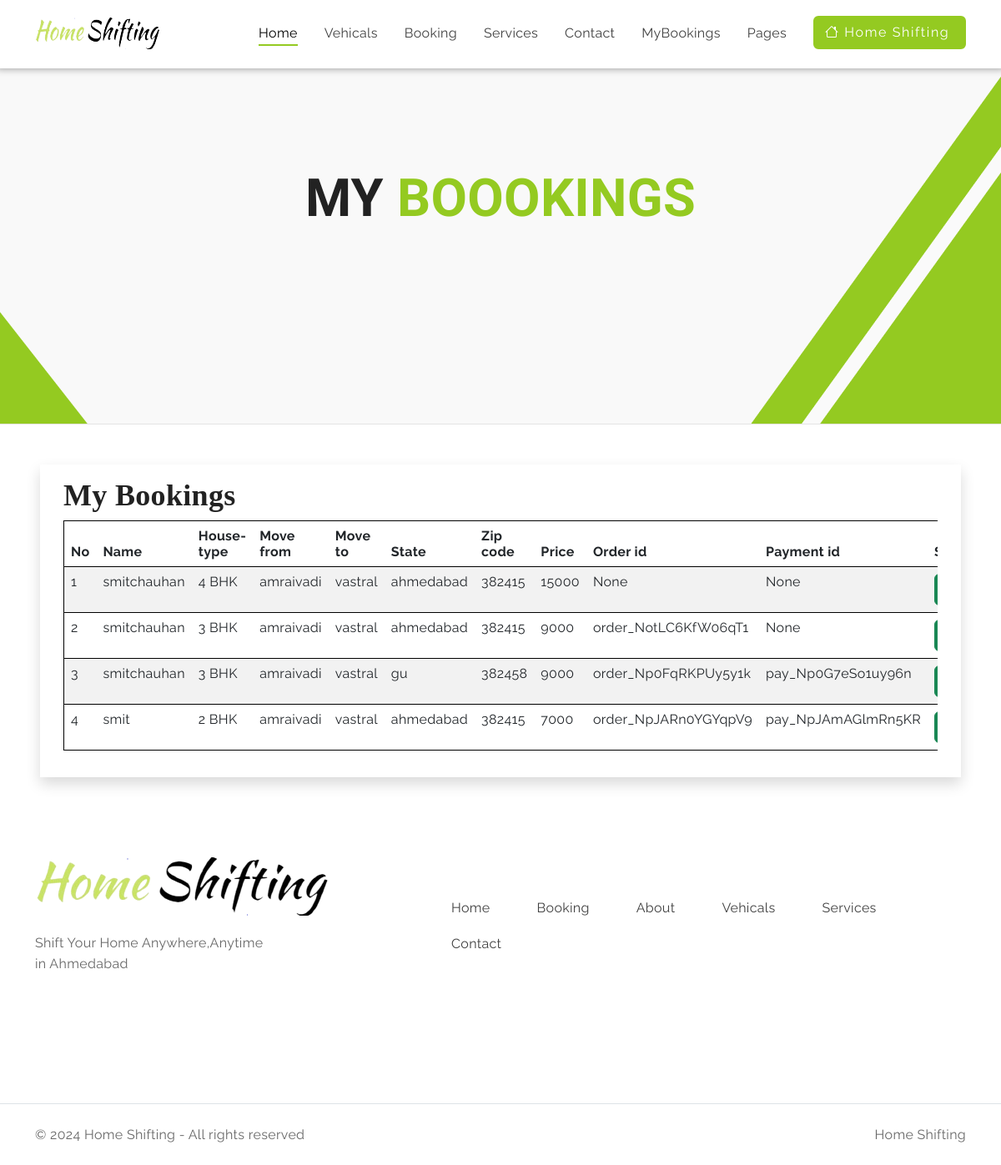
The app's page /mybookings/ (signed in) with its own data.
### myapp/models.py (models this page shows, shortened)
class Booking(models.Model):
    ORDERSTATUS = (
    	("house-type","house-type"),
        ("Booking","Booking"),
        ("payment-status","payment-status"),
        ("on-the-way","on-the-way"),
        ("cancel","Cancle"),
        ("finish","finish process"))
    htype = models.CharField(max_length=40,null=True)
    userid = models.ForeignKey(User,on_delete=models.CASCADE)
    bname = models.CharField(max_length=40)
    movefrom = models.CharField(max_length=40)
    moveto = models.CharField(max_length=40)
    state = models.CharField(max_length=40)
    zipcode = models.PositiveIntegerField()
    price = models.PositiveIntegerField()
    razorpay_order_id=models.CharField(max_length=100,null=True,blank=True)
    razorpay_payment_id=models.CharField(max_length=100,null=True,blank=True)
    status = models.CharField(max_length=20,choices = ORDERSTATUS,default="Booking")
    statuscheck = models.BooleanField(default = False)
    house_type_active = models.BooleanField(default=False)
    booking_active = models.BooleanField(default=False)
    payment_status_active = models.BooleanField(default=False)
    on_the_way_active = models.BooleanField(default=False)
    cancel_active = models.BooleanField(default=False)
    finish_active = models.BooleanField(default=False)

### myapp/views.py (the view)
# urls.py: path('mybookings/',views.mybookings, name='mybookings'),
def mybookings(request):
    user = User.objects.get(u_email = request.session['email'])
    user_bookings = Booking.objects.filter(userid=user)
    return render(request,"myapp/mybookings.html",{'user_bookings': user_bookings})

### myapp/templates/myapp/mybookings.html (shortened to what this page needs)
{% include "myapp/header.html" %}
{% load static %}
    <section id="hero" class=" position-relative overflow-hidden">
        <div class="pattern-overlay pattern-right position-absolute">
            <img src="{% static 'myapp/images/hero-pattern-right.png' %}" alt="pattern">
        </div>
        <div class="pattern-overlay pattern-left position-absolute">
            <img src="{% static 'myapp/images/hero-pattern-left.png' %}" alt="pattern">
        </div>
        <div class="hero-content container text-center">
            <div class="row">
                <div class="detail mb-4">
                    <h1 class="">My<span class="text-primary"> Boookings</span> </h1>
                </div>
            </div>
        </div>
    </section>
    <html lang="en">
<head>
</head>
<body>
<hr class="mt-0">
<div class="card shadow m-5" id="myorder">
    <div class="card-body">
        <div class="container-fluid">
            <h3 style="font-family:roman">My Bookings</h3>
            <div class="table-responsive">
                <table class="table table-striped" border="2" style="border: solid 1px black;">
                    <thead style="background-color: #222222; color:#F9F9F9;">
                        <tr>
                            <th>No</th>
                            <th>Name</th>
                            <th>House-type</th>
                            <th>Move from</th>
                            <th>Move to</th>
                            <th>State</th>
                            <th>Zip code</th>
                            <th>Price</th>
                            <th>Order id</th>
                            <th>Payment id</th>
                            <th>Staus</th>
                        </tr>
                    </thead>
                    <tbody>
                        <tr>
                            {% for i in user_bookings %}
                            <td>{{forloop.counter}}</td>
                            <td>{{i.bname}}</td>
                            <td>{{i.htype}}</td>
                            <td>{{i.movefrom}}</td>
                            <td>{{i.moveto}}</td>
                            <td>{{i.state}}</td>
                            <td>{{i.zipcode}}</td>
                            <td>{{i.price}}</td>
                            <td>{{i.razorpay_order_id}}</td>
                            <td>{{i.razorpay_payment_id}}</td>
                            <td><a href="{% url "utrack" pk=i.pk %}" class="btn btn-success" title="Track Status">CheckStatus</a></td>
                        </tr>
                        {% endfor %}
                    </tbody>
                </table>
            </div>
        </div>
    </div>
</div>
</body>
</html>
{% include "myapp/footer.html" %}

### myapp/static/myapp/css/style.css (style rules this page uses)
:root { --accent-color: #94CA21; --secondary-color: #79A6DE; --dark-color: #222222; --white-color: #FFFFFF; --body-text-color: #414141; --light-text-color: #686868; --link-color: #94CA21; --background-color: #F9F9F9; }
:root { --body-font: 'Raleway', sans-serif; --heading-font: 'Kalam', cursive; --sub-heading-font: 'Raleway', sans-serif; }
*, *::before, *::after { -webkit-box-sizing: border-box; -moz-box-sizing: border-box; box-sizing: border-box; }
html { box-sizing: border-box; }
body { font-family: var(--body-font); font-weight: 400; font-size: 1rem; line-height: 1.6em; letter-spacing: 0.02em; color: var(--light-text-color); }
h1, .h1, h2, .h2, h3, .h3 { font-family: var(--heading-font); font-weight: 700; color: var(--dark-color); }
h1, .h1 { font-size: 3.938rem; text-transform: uppercase; }
h3, .h3 { font-size: 2.25rem; text-transform: capitalize; }
.text-primary { color: var(--accent-color) !important; }
hr { color: #E4E4E4; opacity: 100; }
a { font-family: var(--body-font); color: var(--dark-color); text-decoration: none; cursor: pointer; transition: all 0.3s ease-out; }
.btn { --bs-btn-font-size: 1rem; letter-spacing: 0.1em; transition: 0.3s ease-in; }
section#hero { background: var(--background-color); }
.hero-content { padding: 200px 0px; }
.pattern-overlay.pattern-right { right: 0px; bottom: 0px; }
.pattern-overlay.pattern-left { bottom: 0px; }
.card { --bs-card-border-width: none; --bs-card-border-radius: none; --bs-card-inner-border-radius: none; }

### records on screen
Booking: bname "smitchauhan", htype "4 BHK", movefrom "amraivadi", moveto "vastral", state "ahmedabad", zipcode "382415", price "15000", razorpay_order_id "None", razorpay_payment_id "None"
Booking: bname "smitchauhan", htype "3 BHK", movefrom "amraivadi", moveto "vastral", state "ahmedabad", zipcode "382415", price "9000", razorpay_order_id "order_NotLC6KfW06qT1", razorpay_payment_id "None"
Booking: bname "smitchauhan", htype "3 BHK", movefrom "amraivadi", moveto "vastral", state "gu", zipcode "382458", price "9000", razorpay_order_id "order_Np0FqRKPUy5y1k", razorpay_payment_id "pay_Np0G7eSo1uy96n"
Booking: bname "smit", htype "2 BHK", movefrom "amraivadi", moveto "vastral", state "ahmedabad", zipcode "382415", price "7000", razorpay_order_id "order_NpJARn0YGYqpV9", razorpay_payment_id "pay_NpJAmAGlmRn5KR"
